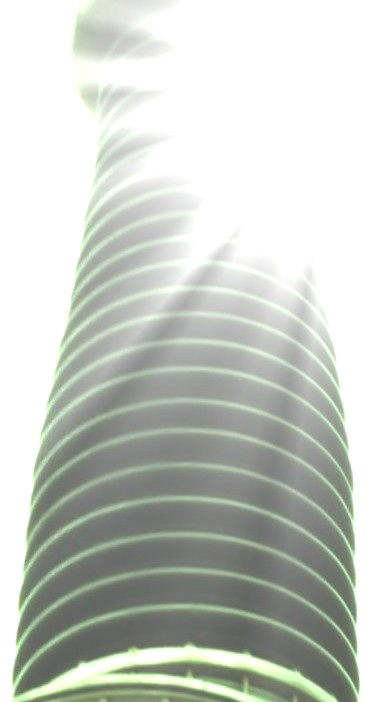
#> input picture images/test/001/001_1.jpg, 374 x 702 px
$ python -i detect.py   (imports and definitions only)
#> lines starting #> are read from the running program, lines starting #| are printed output that depends on the picture; after the words box and inside, x2 and y2 are one past the last pixel; in counts of white or black regions, pixels touching at a corner belong together
import cv2
import argparse
import numpy as np
import sys
import os
import math
from line_fitting import line_fitting
from timeit import default_timer as timer

class Detector:
    def __init__(self):
        pass

    # [51 lines left out: functions plotHistGraph, parseInput, not called in this run]

    def preProcess(self, img):
        """
        description:对图像进行预处理操作
        return:
            二值化以后的图像，绝缘子串为白色区域，背景为黑色
        """
        # 二值化
        img_gray = cv2.cvtColor(img, cv2.COLOR_RGB2GRAY)
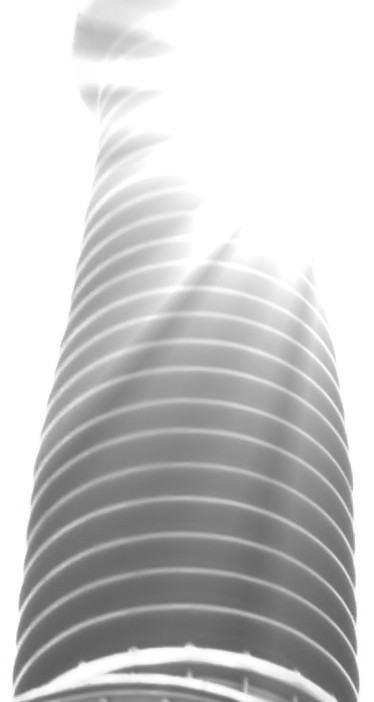
#> img_gray: shape (702, 374); min 93, max 255, mean 201.3
        img_gray = cv2.add(img_gray, -30)    # 降低原图的亮度，以消除光照干扰(这一步很重要)
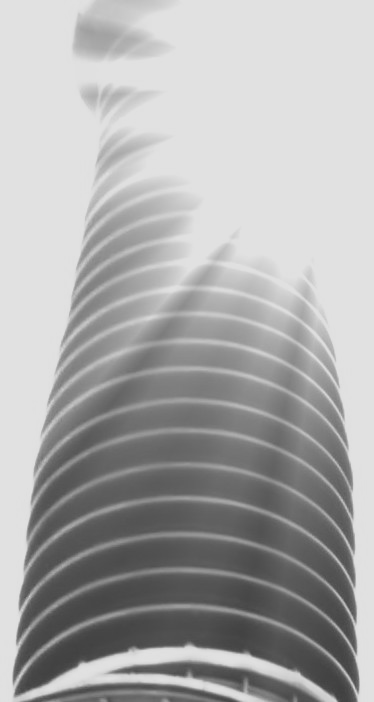
#> img_gray: shape (702, 374); min 63, max 225, mean 171.3
        thresh, img_binary = cv2.threshold(img_gray, 0, 255, cv2.THRESH_OTSU | cv2.THRESH_BINARY_INV)
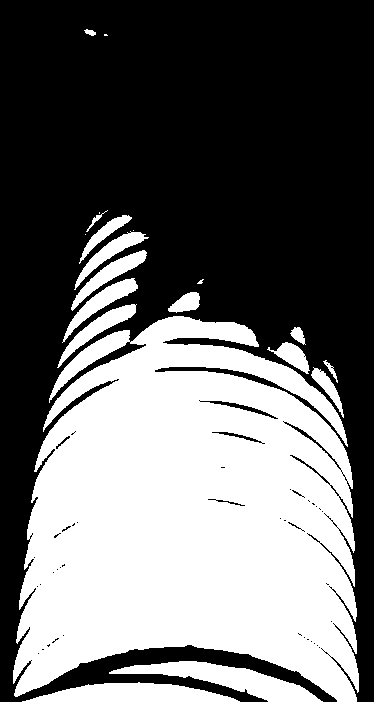
#> img_binary: shape (702, 374); 41.9% white; 20 white regions (5 under 20 px), largest, box (x1, y1, x2, y2) and area: (13, 316, 359, 702) 97044, (109, 661, 323, 702) 3343, (22, 682, 240, 702) 2887
#> thresh = 162
        #thresh, img_binary = cv2.threshold(img_gray, 220, 255, cv2.THRESH_BINARY_INV)

        # 形态学操作
        kernel = np.ones((5, 5), np.uint8)
        img_binary = cv2.dilate(img_binary, kernel, iterations=2)
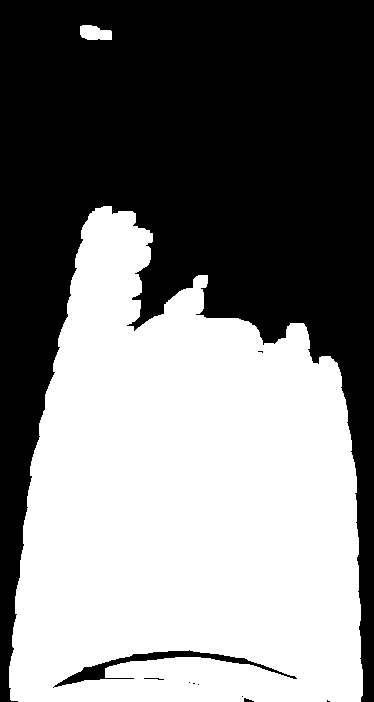
#> img_binary: shape (702, 374); 49.3% white; 2 white regions, box (x1, y1, x2, y2) and area: (9, 206, 363, 702) 129044, (80, 25, 112, 40) 386
        img_binary = cv2.erode(img_binary, kernel, iterations=2)
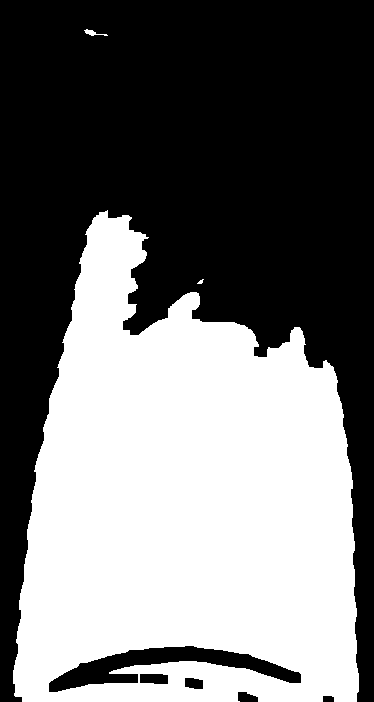
#> img_binary: shape (702, 374); 45.2% white; 3 white regions (1 under 20 px)

        # 寻找最大连通区域,将面积较小的连通区域的部分清零，保留面积最大的两块区域
        contours, hiterarchy = cv2.findContours(img_binary, cv2.RETR_EXTERNAL, cv2.CHAIN_APPROX_NONE)
#> contours = 3 contours, 1 with area under 20; largest, box (x1, y1, x2, y2) and area: (13, 210, 359, 702) 122478, (84, 29, 108, 36) 41; hiterarchy = [[1, -1, -1, -1], [2, 0, -1, -1], [-1, 1, -1, -1]]
        area = []
        for i in range(len(contours)):
            area.append(cv2.contourArea(contours[i]))
#> this loop made 3 passes
#> after the loop, area = [11, 122478, 41]
        if len(area) == 0:
            return img_binary

        max_idx = list(np.argsort(area))
#> max_idx = [0, 2, 1]
        max_idx.reverse()
        for i in range(1, len(max_idx)):
            if i > 1 or area[max_idx[i]] < 0.2 * area[max_idx[0]]:
                cv2.fillPoly(img_binary, [contours[max_idx[i]]], 0)
#> this loop made 2 passes
#> img_binary: shape (702, 374); 45.2% white; 1 white region, box (x1, y1, x2, y2) and area: (13, 210, 359, 702) 118682

        """max_idx = -1 if len(area) == 0 else np.argmax(area)
        for i in range(len(contours)):
            if i != max_idx:
                cv2.fillPoly(img_binary, [contours[i]], 0)
                pass
        """

        return img_binary

    # [78 lines left out: functions randomSampleConsensus, findMidLine, not called in this run]

    def sigmoid(self, x):
        return 1 / (1 + np.exp(-x))

    # [63 lines left out: functions isOverExposure, main, not called in this run]

# [6 lines not run here, left out]

>>> import cv2
>>> picture = cv2.cvtColor(cv2.imread('images/test/001/001_1.jpg'), cv2.COLOR_BGR2RGB)
>>> result = Detector().preProcess(picture)
